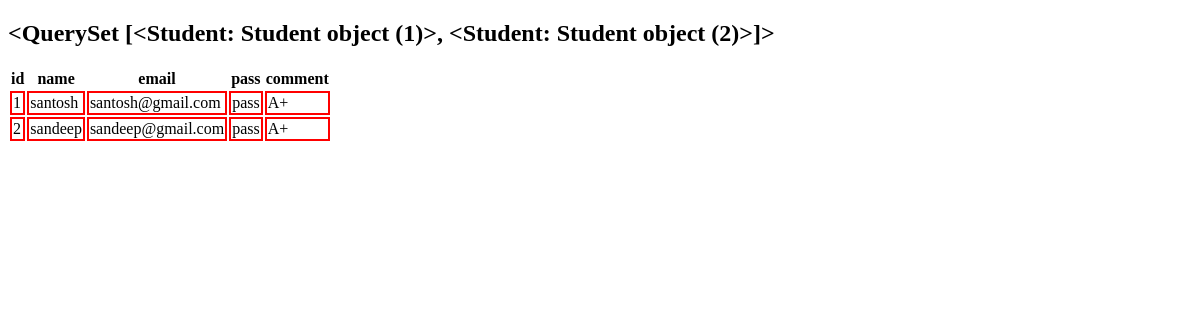
The page /modell/ on the database as committed earlier.
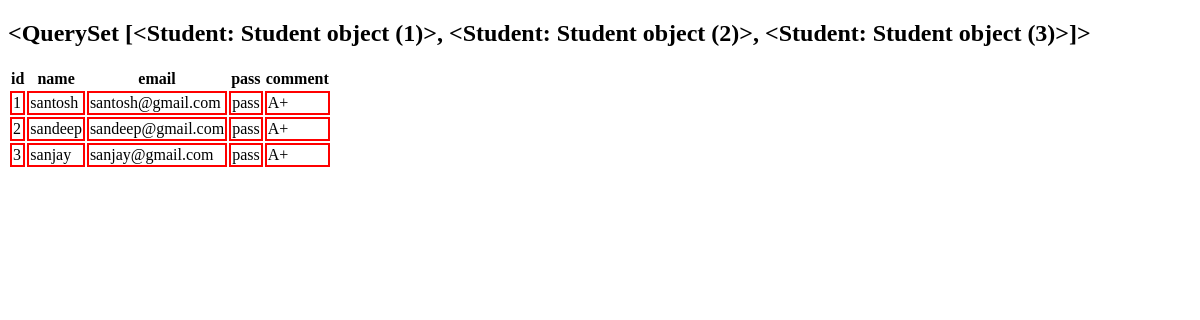
The same page on the database as committed later.
### core/models.py (models this page shows)
class Student(models.Model):
    studid=models.IntegerField()
    studname=models.CharField(max_length=100)
    studmail=models.EmailField(max_length=70)
    studpass=models.CharField(max_length=100)
    comment=models.CharField(max_length=100, default='not available')

### core/views.py (the view)
# urls.py: path('modell/',views.Models),
def Models(request):
    stu=Student.objects.all()
    return render(request, 'core/Models.html',{'stud':stu})

### core/templates/core/Models.html (shortened to what this page needs)
<!DOCTYPE html>
<html lang="en">
<head>
</head>
<body>
    {% if stud %}
    <h2>{{stud}} </h2>
    <table>
        <tr>
            <th>
                id
            </th>
            <th>
                name
            </th>
            <th>
                email
            </th>
            <th>
                pass
            </th>
            <th>
                comment
            </th>
        </tr>
        {% for stu in stud %}
        <tr>
            <td> {{stu.id}}</td>
            <td>{{stu.studname}}</td>
            <td>{{stu.studmail}}</td>
            <td>{{stu.studpass}}</td>
            <td>{{stu.comment}}</td>
        </tr>
        {% endfor %}
    </table>
    {% endif %}
</body>
</html>

### core/templates/core/Models.html (style rules this page uses)
tr, td { border: 2px solid red; }

Rows that differ between the two databases and show on the page:
computed for Student "santosh": id "<QuerySet [<Student: Student object (1)>, <Student: Student object (2)>]>" → "<QuerySet [<Student: Student object (1)>, <Student: Student object (2)>, <Student: Student object (3)>]>"
added Student: id "3", studname "sanjay", studmail "sanjay@gmail.com", studpass "pass", comment "A+"
